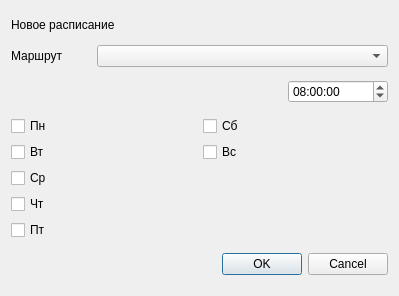
<?xml version="1.0" encoding="UTF-8"?>
<ui version="4.0">
 <class>Dialog</class>
 <widget class="QDialog" name="Dialog">
  <property name="geometry">
   <rect>
    <x>0</x>
    <y>0</y>
    <width>399</width>
    <height>296</height>
   </rect>
  </property>
  <property name="windowTitle">
   <string>Dialog</string>
  </property>
  <layout class="QVBoxLayout" name="verticalLayout">
   <item>
    <widget class="QLabel" name="label">
     <property name="sizePolicy">
      <sizepolicy hsizetype="Fixed" vsizetype="Fixed">
       <horstretch>0</horstretch>
       <verstretch>0</verstretch>
      </sizepolicy>
     </property>
     <property name="styleSheet">
      <string notr="true">font: 700 11pt &quot;Segoe UI&quot;;</string>
     </property>
     <property name="text">
      <string>Новое расписание</string>
     </property>
    </widget>
   </item>
   <item>
    <layout class="QHBoxLayout" name="horizontalLayout">
     <item>
      <widget class="QLabel" name="label_2">
       <property name="sizePolicy">
        <sizepolicy hsizetype="Fixed" vsizetype="Preferred">
         <horstretch>200</horstretch>
         <verstretch>0</verstretch>
        </sizepolicy>
       </property>
       <property name="minimumSize">
        <size>
         <width>80</width>
         <height>0</height>
        </size>
       </property>
       <property name="text">
        <string>Маршрут</string>
       </property>
      </widget>
     </item>
     <item>
      <widget class="QComboBox" name="comboBox"/>
     </item>
    </layout>
   </item>
   <item>
    <layout class="QHBoxLayout" name="horizontalLayout_2">
     <item>
      <spacer name="horizontalSpacer">
       <property name="orientation">
        <enum>Qt::Orientation::Horizontal</enum>
       </property>
       <property name="sizeHint" stdset="0">
        <size>
         <width>40</width>
         <height>20</height>
        </size>
       </property>
      </spacer>
     </item>
     <item>
      <widget class="QTimeEdit" name="timeEdit">
       <property name="minimumSize">
        <size>
         <width>100</width>
         <height>0</height>
        </size>
       </property>
       <property name="time">
        <time>
         <hour>8</hour>
         <minute>0</minute>
         <second>0</second>
        </time>
       </property>
      </widget>
     </item>
    </layout>
   </item>
   <item>
    <layout class="QGridLayout" name="gridLayout">
     <item row="0" column="0">
      <widget class="QCheckBox" name="weekCheckBox_1">
       <property name="text">
        <string>Пн</string>
       </property>
      </widget>
     </item>
     <item row="0" column="1">
      <widget class="QCheckBox" name="weekCheckBox_6">
       <property name="text">
        <string>Сб</string>
       </property>
      </widget>
     </item>
     <item row="1" column="0">
      <widget class="QCheckBox" name="weekCheckBox_2">
       <property name="text">
        <string>Вт</string>
       </property>
      </widget>
     </item>
     <item row="1" column="1">
      <widget class="QCheckBox" name="weekCheckBox_7">
       <property name="text">
        <string>Вс</string>
       </property>
      </widget>
     </item>
     <item row="2" column="0">
      <widget class="QCheckBox" name="weekCheckBox_3">
       <property name="text">
        <string>Ср</string>
       </property>
      </widget>
     </item>
     <item row="3" column="0">
      <widget class="QCheckBox" name="weekCheckBox_4">
       <property name="text">
        <string>Чт</string>
       </property>
      </widget>
     </item>
     <item row="4" column="0">
      <widget class="QCheckBox" name="weekCheckBox_5">
       <property name="text">
        <string>Пт</string>
       </property>
      </widget>
     </item>
    </layout>
   </item>
   <item>
    <widget class="QDialogButtonBox" name="buttonBox">
     <property name="orientation">
      <enum>Qt::Orientation::Horizontal</enum>
     </property>
     <property name="standardButtons">
      <set>QDialogButtonBox::StandardButton::Cancel|QDialogButtonBox::StandardButton::Ok</set>
     </property>
    </widget>
   </item>
  </layout>
 </widget>
 <resources/>
 <connections>
  <connection>
   <sender>buttonBox</sender>
   <signal>accepted()</signal>
   <receiver>Dialog</receiver>
   <slot>accept()</slot>
   <hints>
    <hint type="sourcelabel">
     <x>248</x>
     <y>254</y>
    </hint>
    <hint type="destinationlabel">
     <x>157</x>
     <y>274</y>
    </hint>
   </hints>
  </connection>
  <connection>
   <sender>buttonBox</sender>
   <signal>rejected()</signal>
   <receiver>Dialog</receiver>
   <slot>reject()</slot>
   <hints>
    <hint type="sourcelabel">
     <x>316</x>
     <y>260</y>
    </hint>
    <hint type="destinationlabel">
     <x>286</x>
     <y>274</y>
    </hint>
   </hints>
  </connection>
 </connections>
</ui>
